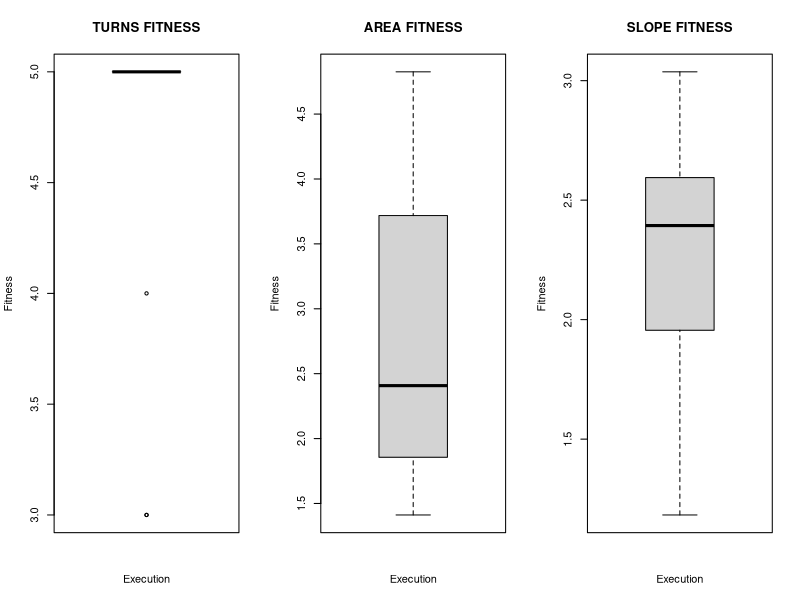
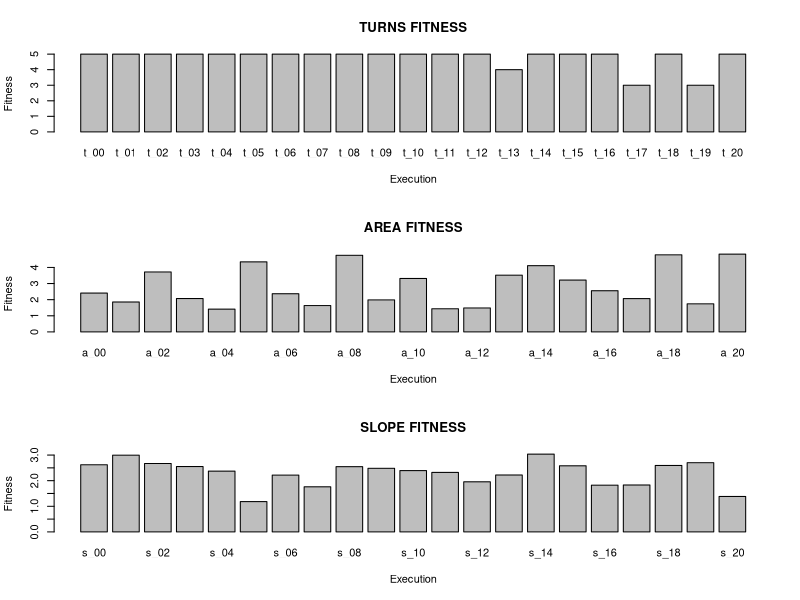
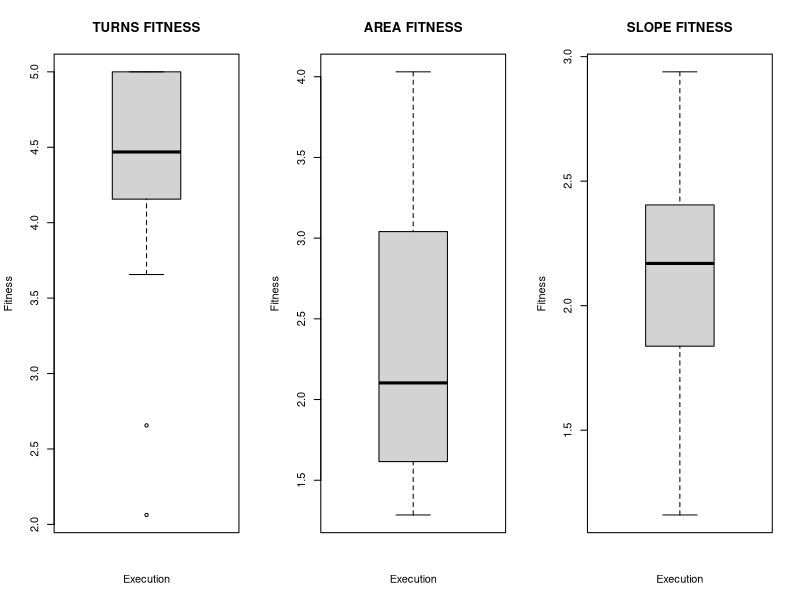
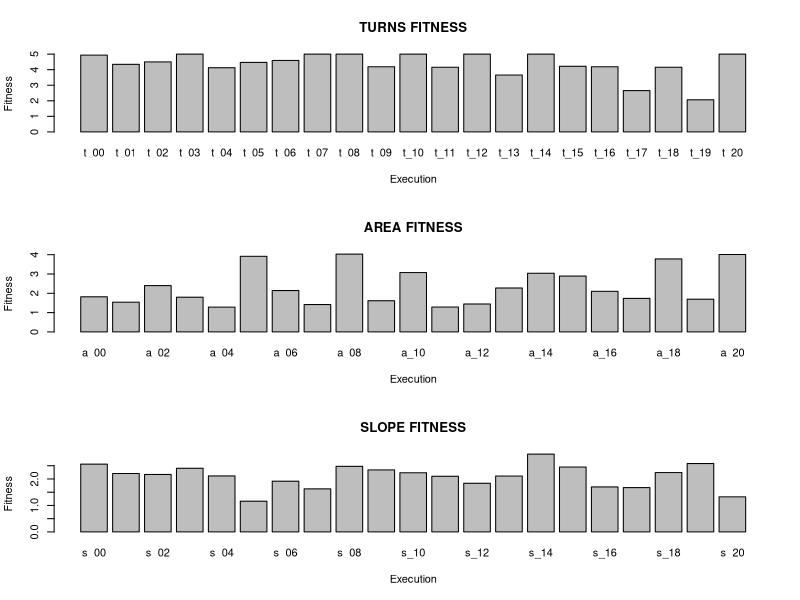
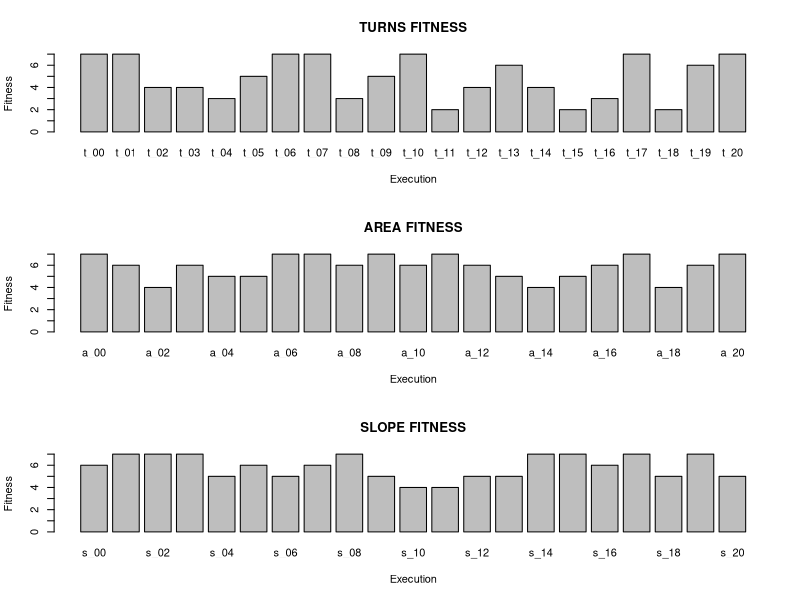
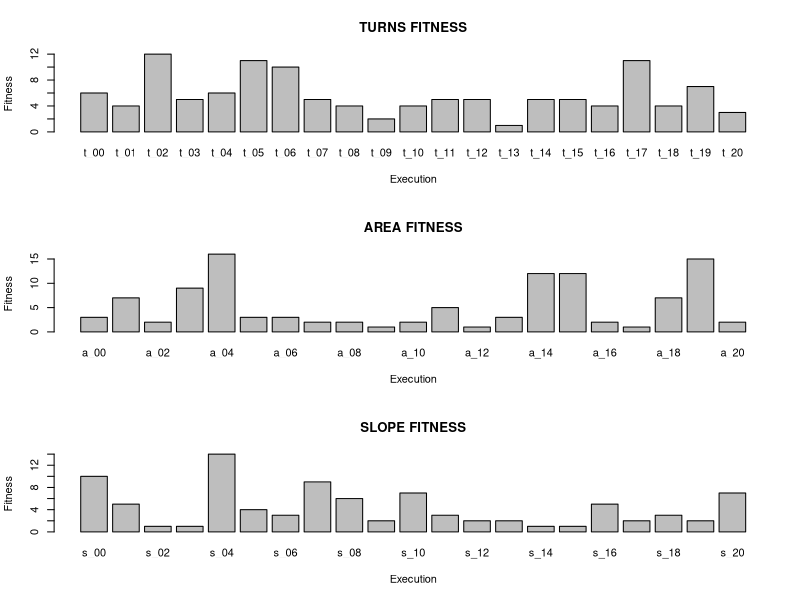
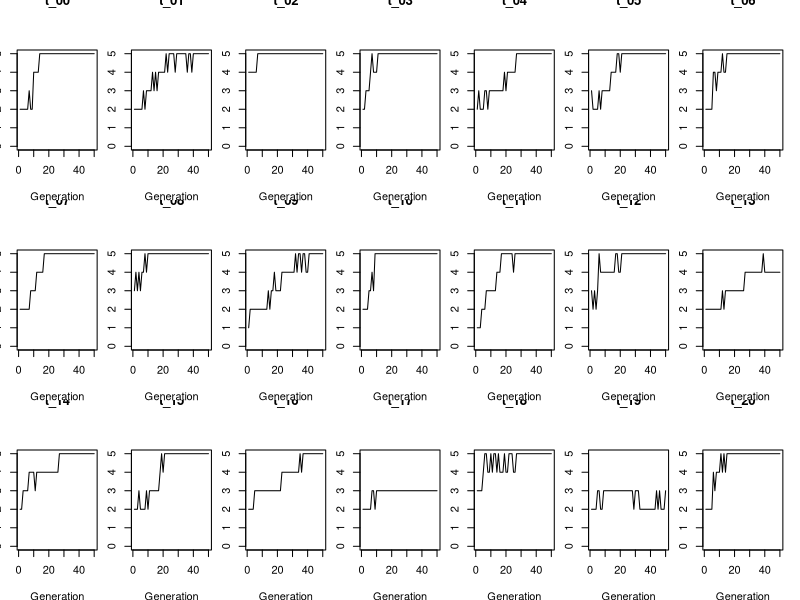
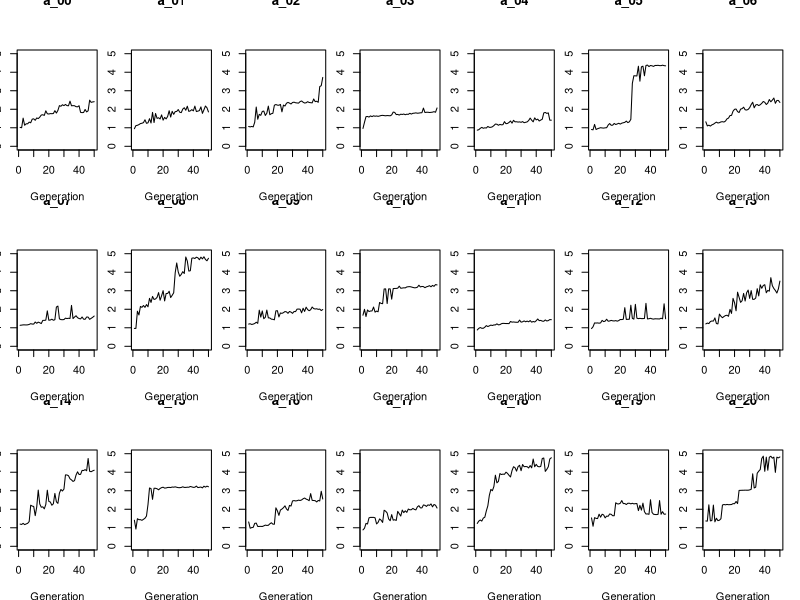

Write R code to recreate these figures, in order.
#Cargamos librerías
library(xtable) #Librería para la exportación de tablas a latex. ¡Mola!
library(lattice)

#Cargamos los datos de las ejecuciones
t_ex = read.csv("datos/ex_turns.csv")
a_ex = read.csv("datos/ex_area.csv")
s_ex = read.csv("datos/ex_slope.csv")

#Cargamos los resúmenes de los fitness de cada ejecución
t_fitness = t_ex[t_ex[,"IT"]==49,c("EX","BEST_F")]
a_fitness = a_ex[a_ex[,"IT"]==49,c("EX","BEST_F")]
s_fitness = s_ex[s_ex[,"IT"]==49,c("EX","BEST_F")]

#Pintamos los distintos fitness alcanzados en cada ejecución
pdf('bloxplot_fitness_best_generation_each_execution.pdf')
par(mfrow=c(1,3))
boxplot(t_ex[t_ex[,2]==49,"BEST_F"], main="TURNS FITNESS", xlab="Execution", ylab="Fitness")
boxplot(a_ex[a_ex[,2]==49,"BEST_F"], main="AREA FITNESS", xlab="Execution", ylab="Fitness")
boxplot(s_ex[s_ex[,2]==49,"BEST_F"], main="SLOPE FITNESS", xlab="Execution", ylab="Fitness")
#title("\nBest Fitness by ",outer=TRUE)
dev.off()

pdf('plot_fitness_best_generation_each_execution.pdf')
par(mfrow=c(3,1))
barplot(t_ex[t_ex[,2]==49,"BEST_F"], main="TURNS FITNESS", xlab="Execution", ylab="Fitness",names.arg=t_ex[t_ex[,2]==49,"EX"])
barplot(a_ex[a_ex[,2]==49,"BEST_F"], main="AREA FITNESS", xlab="Execution", ylab="Fitness",names.arg=a_ex[a_ex[,2]==49,"EX"])
barplot(s_ex[s_ex[,2]==49,"BEST_F"], main="SLOPE FITNESS", xlab="Execution", ylab="Fitness",names.arg=s_ex[s_ex[,2]==49,"EX"])
dev.off()


pdf('bloxplot_fitness_average_generation_each_execution.pdf')
par(mfrow=c(1,3))
boxplot(t_ex[t_ex[,2]==49,"AVERAGE_F"], main="TURNS FITNESS", xlab="Execution", ylab="Fitness")
boxplot(a_ex[a_ex[,2]==49,"AVERAGE_F"], main="AREA FITNESS", xlab="Execution", ylab="Fitness")
boxplot(s_ex[s_ex[,2]==49,"AVERAGE_F"], main="SLOPE FITNESS", xlab="Execution", ylab="Fitness")
#title("\nBest Fitness by ",outer=TRUE)
dev.off()

pdf('plot_fitness_best_generation_each_execution.pdf')
par(mfrow=c(3,1))
barplot(t_ex[t_ex[,2]==49,"AVERAGE_F"], main="TURNS FITNESS", xlab="Execution", ylab="Fitness",names.arg=t_ex[t_ex[,2]==49,"EX"])
barplot(a_ex[a_ex[,2]==49,"AVERAGE_F"], main="AREA FITNESS", xlab="Execution", ylab="Fitness",names.arg=a_ex[a_ex[,2]==49,"EX"])
barplot(s_ex[s_ex[,2]==49,"AVERAGE_F"], main="SLOPE FITNESS", xlab="Execution", ylab="Fitness",names.arg=s_ex[s_ex[,2]==49,"EX"])
dev.off()

pdf('plot_depth_best_generation_each_execution.pdf')
par(mfrow=c(3,1))
barplot(t_ex[t_ex[,2]==49,"BEST_DEPTH"], main="TURNS FITNESS", xlab="Execution", ylab="Fitness",names.arg=t_ex[t_ex[,2]==49,"EX"])
barplot(a_ex[a_ex[,2]==49,"BEST_DEPTH"], main="AREA FITNESS", xlab="Execution", ylab="Fitness",names.arg=a_ex[a_ex[,2]==49,"EX"])
barplot(s_ex[s_ex[,2]==49,"BEST_DEPTH"], main="SLOPE FITNESS", xlab="Execution", ylab="Fitness",names.arg=s_ex[s_ex[,2]==49,"EX"])
dev.off()

pdf('plot_age_best_generation_each_execution.pdf')
par(mfrow=c(3,1))
barplot(t_ex[t_ex[,2]==49,"BEST_AGE"], main="TURNS FITNESS", xlab="Execution", ylab="Fitness",names.arg=t_ex[t_ex[,2]==49,"EX"])
barplot(a_ex[a_ex[,2]==49,"BEST_AGE"], main="AREA FITNESS", xlab="Execution", ylab="Fitness",names.arg=a_ex[a_ex[,2]==49,"EX"])
barplot(s_ex[s_ex[,2]==49,"BEST_AGE"], main="SLOPE FITNESS", xlab="Execution", ylab="Fitness",names.arg=s_ex[s_ex[,2]==49,"EX"])
dev.off()

##Parámetros de la ejecución de cada algoritmo


pdf('plot_turns_best_fitness.pdf')
par(mfrow=c(3,7),mai = rep(1,4), pin = c(0.8,1))
for (i in 0:9 ) {
  plot(t_ex[t_ex[,1]==paste("t_0",i,sep=""),"BEST_F"], main=paste("t_0",i,sep=""), xlab="Generation", ylab="Fitness",ylim=c(0,5),type="l")
}
for (i in 10:20 ) {
  plot(t_ex[t_ex[,1]==paste("t_",i,sep=""),"BEST_F"], main=paste("t_",i,sep=""), xlab="Generation", ylab="Fitness",ylim=c(0,5),type="l")
}
dev.off()

pdf('plot_area_best_fitness.pdf')
par(mfrow=c(3,7),mai = rep(1,4), pin = c(0.8,1))
for (i in 0:9 ) {
  plot(a_ex[a_ex[,1]==paste("a_0",i,sep=""),"BEST_F"], main=paste("a_0",i,sep=""), xlab="Generation", ylab="Fitness",ylim=c(0,5),type="l")
}
for (i in 10:20 ) {
  plot(a_ex[a_ex[,1]==paste("a_",i,sep=""),"BEST_F"], main=paste("a_",i,sep=""), xlab="Generation", ylab="Fitness",ylim=c(0,5),type="l")
}
dev.off()

pdf('plot_slope_best_fitness.pdf')
par(mfrow=c(3,7),mai = rep(1,4), pin = c(0.8,1))
for (i in 0:9 ) {
  plot(s_ex[s_ex[,1]==paste("s_0",i,sep=""),"BEST_F"], main=paste("s_0",i,sep=""), xlab="Generation", ylab="Fitness",ylim=c(0,5),type="l")
}
for (i in 10:20 ) {
  plot(s_ex[s_ex[,1]==paste("s_",i,sep=""),"BEST_F"], main=paste("s_",i,sep=""), xlab="Generation", ylab="Fitness",ylim=c(0,5),type="l")
}
dev.off()

pdf('plot_turns_average_fitness.pdf')
par(mfrow=c(3,7),mai = rep(1,4), pin = c(0.8,1))
for (i in 0:9 ) {
  plot(t_ex[t_ex[,1]==paste("t_0",i,sep=""),"AVERAGE_F"], main=paste("t_0",i,sep=""), xlab="Generation", ylab="Fitness",ylim=c(0,5),type="l")
}
for (i in 10:20 ) {
  plot(t_ex[t_ex[,1]==paste("t_",i,sep=""),"AVERAGE_F"], main=paste("t_",i,sep=""), xlab="Generation", ylab="Fitness",ylim=c(0,5),type="l")
}
dev.off()

pdf('plot_area_average_fitness.pdf')
par(mfrow=c(3,7),mai = rep(1,4), pin = c(0.8,1))
for (i in 0:9 ) {
  plot(a_ex[a_ex[,1]==paste("a_0",i,sep=""),"AVERAGE_F"], main=paste("a_0",i,sep=""), xlab="Generation", ylab="Fitness",ylim=c(0,5),type="l")
}
for (i in 10:20 ) {
  plot(a_ex[a_ex[,1]==paste("a_",i,sep=""),"AVERAGE_F"], main=paste("a_",i,sep=""), xlab="Generation", ylab="Fitness",ylim=c(0,5),type="l")
}
dev.off()

pdf('plot_slope_average_fitness.pdf')
par(mfrow=c(3,7),mai = rep(1,4), pin = c(0.8,1))
for (i in 0:9 ) {
  plot(s_ex[s_ex[,1]==paste("s_0",i,sep=""),"AVERAGE_F"], main=paste("s_0",i,sep=""), xlab="Generation", ylab="Fitness",ylim=c(0,5),type="l")
}
for (i in 10:20 ) {
  plot(s_ex[s_ex[,1]==paste("s_",i,sep=""),"AVERAGE_F"], main=paste("s_",i,sep=""), xlab="Generation", ylab="Fitness",ylim=c(0,5),type="l")
}
dev.off()

rm(i)

#Creamos una tabla


tabla <- t_ex[t_ex[,2]==49,c(1,2)]
tabla$TURNS_EX <- t_ex[t_ex[,2]==49,c(1)]
tabla$TURNS_BEST_FITNESS <- t_ex[t_ex[,2]==49,c(4)]
tabla$TURNS_AVERAGE_FITNESS <- t_ex[t_ex[,2]==49,c(5)]

tabla$SLOPE_EX <- s_ex[s_ex[,2]==49,c(1)]
tabla$SLOPE_BEST_FITNESS <- s_ex[s_ex[,2]==49,c(4)]
tabla$SLOPE_AVERAGE_FITNESS <- s_ex[s_ex[,2]==49,c(5)]

tabla$AREA_EX <- a_ex[a_ex[,2]==49,c(1)]
tabla$AREA_BEST_FITNESS <- a_ex[a_ex[,2]==49,c(4)]
tabla$AREA_AVERAGE_FITNESS <- a_ex[a_ex[,2]==49,c(5)]

tabla$EX <- NULL
tabla$IT <- NULL

sink(file="tabla_fitness.latex")
xtable(tabla)
dev.off()

rm(tabla)

#
#RESULTADOS DE LAS EJECUCIONES
#

batallas = read.csv('datos/batallas.csv')

#Gráfica ponderada de los mejores de cada ejecución
pdf('barra_top_10.pdf')
barplot(head(sort(table(batallas[batallas[,"Wins"]!="DRAW","Wins"])/1134*100,decreasing=TRUE),n=10),ylim=c(0,100),ylab="%Victories")
dev.off()

pdf('barra_todos.pdf')
barplot(head(sort(table(batallas[batallas[,"Wins"]!="DRAW","Wins"])/1134*100,decreasing=TRUE),n=63),ylim=c(0,100),ylab="%Victories")
dev.off()

#Victorias de cada tipo de fitness
pdf('barplot_victoria_bot_por_metodo.pdf')
barplot(sort(table(batallas[,"Type"])/nrow(batallas)*100,decreasing=TRUE),ylim=c(0,50),ylab="% Victories")
dev.off()


pdf('boxplot_victoria_bot_por_metodo.pdf')
par(mfrow=c(1,3))
boxplot(as.matrix(table(batallas[batallas["Type"]=="TURNS","Wins"],exclude=c("DRAW","s_0","s_1","s_2","s_2","s_3","s_4","s_5","s_6","s_7","s_8","s_9","s_10","s_11","s_12","s_13","s_14","s_15","s_16","s_17","s_18","s_19","s_20","a_0","a_1","a_2","a_2","a_3","a_4","a_5","a_6","a_7","a_8","a_9","a_10","a_11","a_12","a_13","a_14","a_15","a_16","a_17","a_18","a_19","a_20"))/1134*100),ylim=c(0,100))
title(main="TURNS FITNESS",ylab="% Victories")

boxplot(as.matrix(table(batallas[batallas["Type"]=="AREA","Wins"],exclude=c("DRAW","s_0","s_1","s_2","s_2","s_3","s_4","s_5","s_6","s_7","s_8","s_9","s_10","s_11","s_12","s_13","s_14","s_15","s_16","s_17","s_18","s_19","s_20","t_0","t_1","t_2","t_2","t_3","t_4","t_5","t_6","t_7","t_8","t_9","t_10","t_11","t_12","t_13","t_14","t_15","t_16","t_17","t_18","t_19","t_20"))/1134*100),ylim=c(0,100))
title(main="AREA FITNESS")

boxplot(as.matrix(table(batallas[batallas["Type"]=="SLOPE","Wins"],exclude=c("DRAW","a_0","a_1","a_2","a_2","a_3","a_4","a_5","a_6","a_7","a_8","a_9","a_10","a_11","a_12","a_13","a_14","a_15","a_16","a_17","a_18","a_19","a_20","t_0","t_1","t_2","t_2","t_3","t_4","t_5","t_6","t_7","t_8","t_9","t_10","t_11","t_12","t_13","t_14","t_15","t_16","t_17","t_18","t_19","t_20"))/1134*100),ylim=c(0,100))
title(main="SLOPE FITNESS")
dev.off()

batallas[batallas["Wins"]=="DRAW",1:3]


